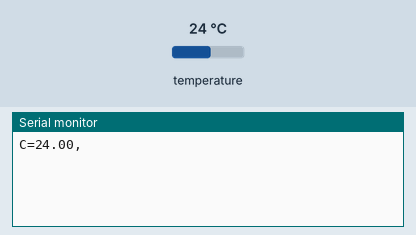
This sketch was run on a simulated Arduino Uno, built with avr-gcc and run on an emulated ATmega328P. Shown: the last lines printed to the serial monitor. The test bench sets the inputs (shaded band); at power-on: temperature 24 °C.

Above: at 2.8 s.
2.9 s: temperature set to 12 °C
At 4.3 s:
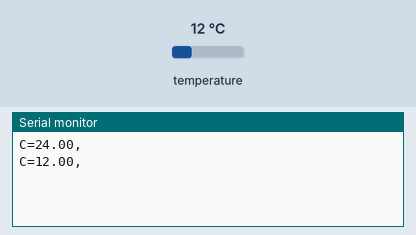
4.4 s: temperature set to 19 °C
At 7.6 s:
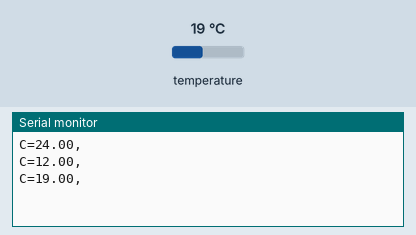
Timing chart, 0 to 9.1 s (numbered marks = the images above; inputs shaded):
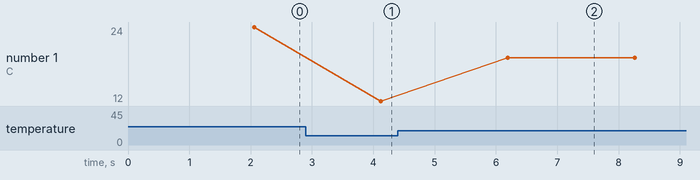

Measured:
- after the input at 2.9 s, the serial monitor: prints a new line after 1.2 s (image 1)
- after the input at 4.4 s, the serial monitor: prints a new line after 1.8 s (image 2)
- plotted number 1: 24 → 12 after the input at 2.9 s, 12 → 19 after the input at 4.4 s

The sketch:

Temperature_Sensor_spec1.ino
```cpp
#include <OneWire.h>

int period = 2000;
unsigned long time_now = 0;

OneWire ds(2);

void setup() {
  Serial.begin(9600);
}

void loop() {
  byte i;
  byte present = 0;

  byte data[12];
  byte addr[8];
  float Temp;

  if (!ds.search(addr)) {
    ds.reset_search();
    return;
  }

  ds.reset();
  ds.select(addr);
  ds.write(0x44,1); // start conversion, with parasite power on at the end
  delay(1000);

  present = ds.reset();
  ds.select(addr);
  ds.write(0xBE); // Read Scratchpad

  for (i = 0; i < 9; i++)
  {
    data[i] = ds.read();
  }

  Temp=(data[1]<<8)+data[0];
  Temp=Temp/16;

  if(millis() > time_now + period){
        time_now = millis();
  // Celsius
  Serial.print("C=");
  Serial.print(Temp);
  Serial.println(", ");

}
}
```
